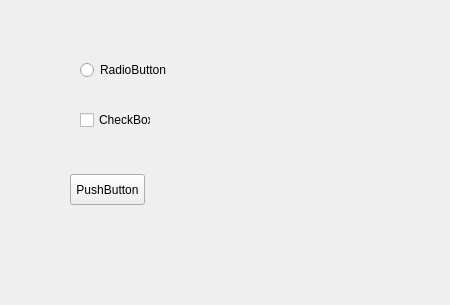
<?xml version="1.0" encoding="UTF-8"?>
<ui version="4.0">
 <class>UserLoginWdg</class>
 <widget class="QWidget" name="UserLoginWdg">
  <property name="geometry">
   <rect>
    <x>0</x>
    <y>0</y>
    <width>450</width>
    <height>305</height>
   </rect>
  </property>
  <property name="windowTitle">
   <string>UserLoginDlg</string>
  </property>
  <layout class="QVBoxLayout" name="verticalLayout">
   <property name="spacing">
    <number>0</number>
   </property>
   <property name="leftMargin">
    <number>0</number>
   </property>
   <property name="topMargin">
    <number>0</number>
   </property>
   <property name="rightMargin">
    <number>0</number>
   </property>
   <item>
    <widget class="QWidget" name="wdgTop" native="true">
     <property name="sizePolicy">
      <sizepolicy hsizetype="Preferred" vsizetype="Fixed">
       <horstretch>0</horstretch>
       <verstretch>0</verstretch>
      </sizepolicy>
     </property>
     <property name="minimumSize">
      <size>
       <width>0</width>
       <height>28</height>
      </size>
     </property>
     <property name="baseSize">
      <size>
       <width>0</width>
       <height>28</height>
      </size>
     </property>
     <layout class="QHBoxLayout" name="horizontalLayout">
      <property name="spacing">
       <number>0</number>
      </property>
      <property name="margin">
       <number>0</number>
      </property>
      <item>
       <layout class="QHBoxLayout" name="titleBar">
        <property name="spacing">
         <number>0</number>
        </property>
        <property name="leftMargin">
         <number>11</number>
        </property>
        <property name="topMargin">
         <number>1</number>
        </property>
       </layout>
      </item>
      <item>
       <layout class="QVBoxLayout" name="verticalLayout_2">
        <item>
         <layout class="QHBoxLayout" name="sysBtnBar">
          <property name="spacing">
           <number>1</number>
          </property>
          <property name="topMargin">
           <number>2</number>
          </property>
          <property name="rightMargin">
           <number>2</number>
          </property>
         </layout>
        </item>
        <item>
         <spacer name="verticalSpacer">
          <property name="orientation">
           <enum>Qt::Vertical</enum>
          </property>
          <property name="sizeHint" stdset="0">
           <size>
            <width>20</width>
            <height>40</height>
           </size>
          </property>
         </spacer>
        </item>
       </layout>
      </item>
     </layout>
    </widget>
   </item>
   <item>
    <widget class="QWidget" name="wdgClient" native="true">
     <widget class="QCheckBox" name="checkBox">
      <property name="geometry">
       <rect>
        <x>80</x>
        <y>70</y>
        <width>71</width>
        <height>16</height>
       </rect>
      </property>
      <property name="text">
       <string>CheckBox</string>
      </property>
     </widget>
     <widget class="QRadioButton" name="radioButton">
      <property name="geometry">
       <rect>
        <x>80</x>
        <y>20</y>
        <width>89</width>
        <height>16</height>
       </rect>
      </property>
      <property name="text">
       <string>RadioButton</string>
      </property>
     </widget>
     <widget class="QPushButton" name="pushButton">
      <property name="geometry">
       <rect>
        <x>70</x>
        <y>132</y>
        <width>75</width>
        <height>31</height>
       </rect>
      </property>
      <property name="text">
       <string>PushButton</string>
      </property>
     </widget>
    </widget>
   </item>
   <item>
    <widget class="QWidget" name="wdgBotton" native="true">
     <property name="sizePolicy">
      <sizepolicy hsizetype="Preferred" vsizetype="Fixed">
       <horstretch>0</horstretch>
       <verstretch>0</verstretch>
      </sizepolicy>
     </property>
     <property name="minimumSize">
      <size>
       <width>0</width>
       <height>25</height>
      </size>
     </property>
    </widget>
   </item>
  </layout>
 </widget>
 <layoutdefault spacing="6" margin="11"/>
 <resources>
  <include location="Resources/Default.qrc"/>
 </resources>
 <connections/>
</ui>
